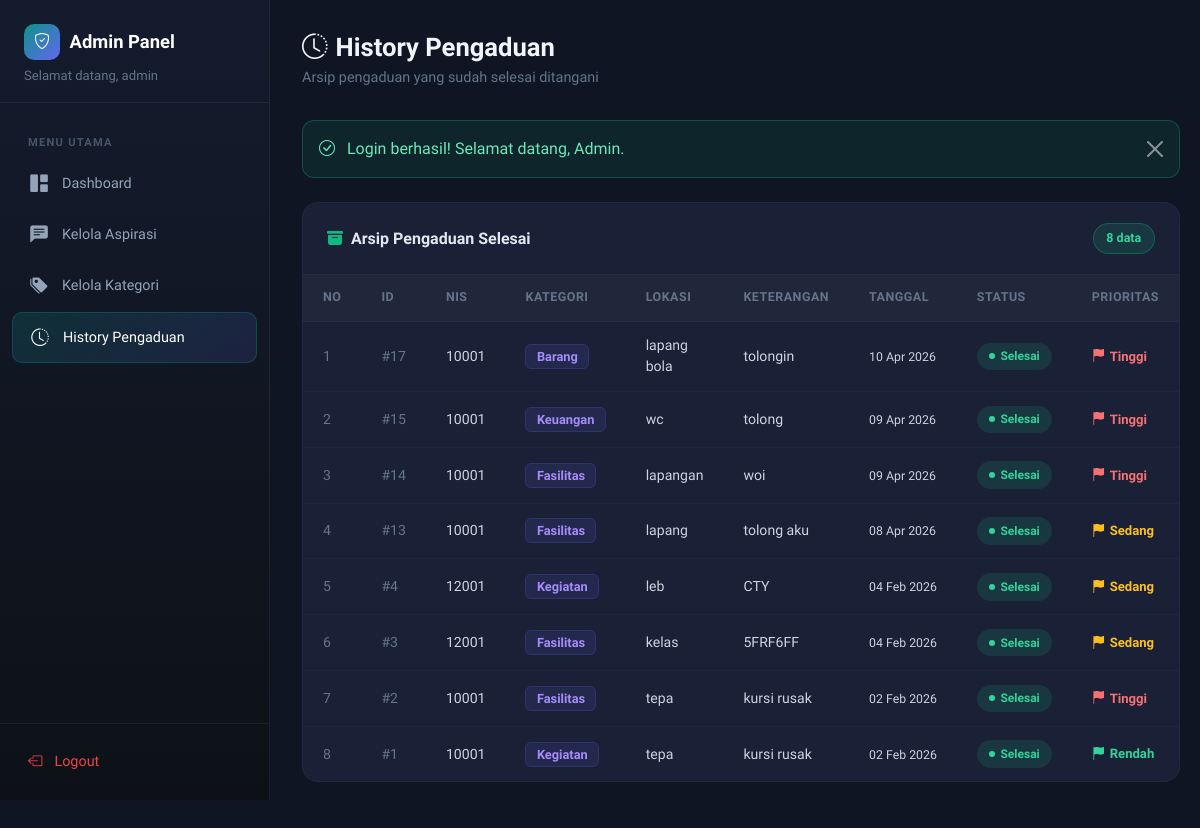
The page /?page=history (signed in) on the database as committed earlier.
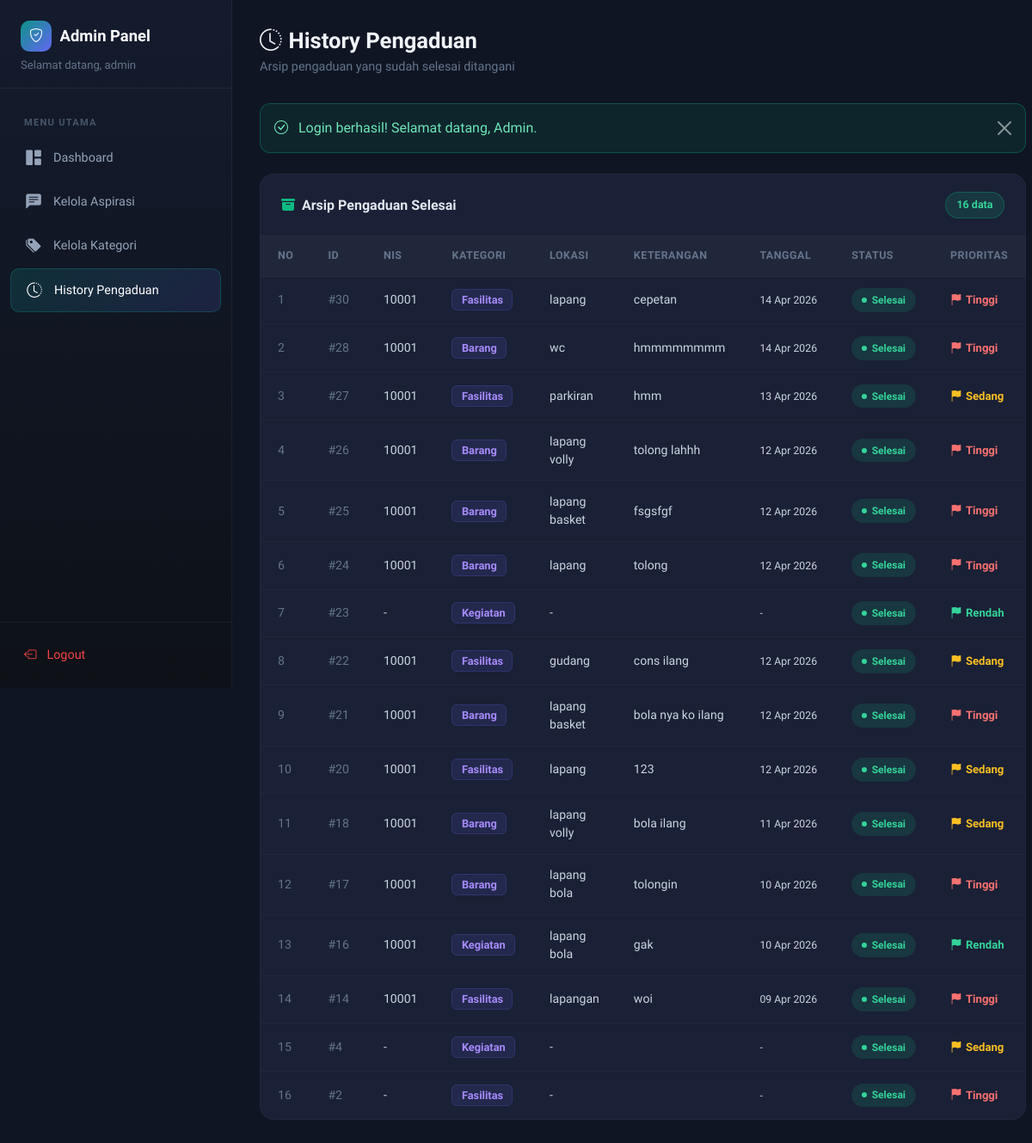
The same page on the database as committed later.
### tables this page shows
CREATE TABLE `aspirasi` (
  `id_aspirasi` int(11) NOT NULL,
  `status` enum('Menunggu','Proses','Selesai') NOT NULL,
  `prioritas` enum('Rendah','Sedang','Tinggi') DEFAULT 'Sedang',
  `id_kategori` int(11) DEFAULT NULL,
  `feedback` text DEFAULT NULL,
  `username_admin` varchar(30) DEFAULT NULL
);

CREATE TABLE `input_aspirasi` (
  `id_pelaporan` int(11) NOT NULL,
  `nis` int(11) DEFAULT NULL,
  `id_kategori` int(11) DEFAULT NULL,
  `lokasi` varchar(50) DEFAULT NULL,
  `ket` varchar(50) DEFAULT NULL,
  `tgl_lapor` datetime DEFAULT current_timestamp()
);

CREATE TABLE `kategori` (
  `id_kategori` int(11) NOT NULL,
  `ket_kategori` varchar(30) NOT NULL
);

### controllers/AdminController.php (called while the page is built, shortened)
<?php
require_once __DIR__ . '/Controller.php';
require_once __DIR__ . '/../models/Aspirasi.php';
class AdminController extends Controller {
    private $aspirasiModel;
    public function __construct() {
        $this->aspirasiModel = new Aspirasi();
    }
    public function history() {
        $pengaduan = $this->aspirasiModel->getByStatus('Selesai');
        $flash = $this->getFlash();
        $this->view('admin/history', [
            'pengaduan' => $pengaduan,
            'flash' => $flash
        ]);
    }
}

### config/Database.php (called while the page is built, shortened)
<?php
class Database {
    private static $instance = null;
    private $connection;
    private function __construct() {
        $this->host = DB_HOST;
        $this->dbname = DB_NAME;
        $this->username = DB_USER;
        $this->password = DB_PASS;
        try {
            $dsn = "mysql:host={$this->host};dbname={$this->dbname};charset=utf8mb4";
            $options = [
                PDO::ATTR_ERRMODE => PDO::ERRMODE_EXCEPTION,
                PDO::ATTR_DEFAULT_FETCH_MODE => PDO::FETCH_ASSOC,
                PDO::ATTR_EMULATE_PREPARES => false,
            ];
            $this->connection = new PDO($dsn, $this->username, $this->password, $options);
        } catch (PDOException $e) {
            die("Koneksi database gagal: " . $e->getMessage());
        }
    }
    public static function getInstance() {
        if (self::$instance === null) {
            self::$instance = new self();
        }
        return self::$instance;
    }
    public function getConnection() {
        return $this->connection;
    }
}

### models/Model.php (called while the page is built, shortened)
<?php
require_once __DIR__ . '/../config/Database.php';
abstract class Model {
    public function __construct() {
        $this->db = Database::getInstance()->getConnection();
    }
}

### models/Aspirasi.php (called while the page is built, shortened)
<?php
require_once __DIR__ . '/Model.php';
class Aspirasi extends Model {
    protected $table = 'aspirasi';
    public function getByStatus($status) {
        $sql = "SELECT a.*, k.ket_kategori, i.nis, i.lokasi, i.ket, i.tgl_lapor
                FROM {$this->table} a
                LEFT JOIN kategori k ON a.id_kategori = k.id_kategori
                LEFT JOIN input_aspirasi i ON a.id_aspirasi = i.id_pelaporan
                WHERE a.status = ?
                ORDER BY a.id_aspirasi DESC";
        $stmt = $this->db->prepare($sql);
        $stmt->execute([$status]);
        return $stmt->fetchAll();
    }
}

### views/admin/history.php (the view, shortened to what the changed rows need)
<?php
require_once __DIR__ . '/../layouts/header.php';
?>
<div class="admin-wrapper">
    <aside class="admin-sidebar">
        <div class="sidebar-brand">
            <h5>
                <span class="brand-icon"><i class="bi bi-shield-check"></i></span>
                Admin Panel
            </h5>
            <small>Selamat datang, <?= $_SESSION['admin_username'] ?></small>
        </div>
        <nav class="sidebar-nav">
            <div class="nav-label">Menu Utama</div>
            <div class="nav-item">
                <a class="nav-link" href="<?= BASE_URL ?>?page=dashboard">
                    <i class="bi bi-grid-1x2-fill"></i>Dashboard
                </a>
            </div>
            <div class="nav-item">
                <a class="nav-link" href="<?= BASE_URL ?>?page=aspirasi">
                    <i class="bi bi-chat-left-text-fill"></i>Kelola Aspirasi
                </a>
            </div>
            <div class="nav-item">
                <a class="nav-link" href="<?= BASE_URL ?>?page=kategori">
                    <i class="bi bi-tags-fill"></i>Kelola Kategori
                </a>
            </div>
            <div class="nav-item">
                <a class="nav-link active" href="<?= BASE_URL ?>?page=history">
                    <i class="bi bi-clock-history"></i>History Pengaduan
                </a>
            </div>
        </nav>
        <div class="sidebar-footer">
            <a class="nav-link" href="<?= BASE_URL ?>?action=logout-admin" style="display:flex;align-items:center;gap:0.75rem;color:#ef4444;text-decoration:none;padding:0.7rem 1rem;border-radius:10px;font-size:0.9rem;">
                <i class="bi bi-box-arrow-left"></i>Logout
            </a>
        </div>
    </aside>
    <main class="admin-main">
        <div class="page-header">
            <div>
                <h2><i class="bi bi-clock-history me-2"></i>History Pengaduan</h2>
                <p>Arsip pengaduan yang sudah selesai ditangani</p>
            </div>
        </div>
        <?php if ($flash): ?>
            <div class="alert alert-dark-custom <?= $flash['type'] === 'error' ? 'alert-danger' : '' ?> alert-dismissible fade show" role="alert">
                <i class="bi bi-<?= $flash['type'] === 'error' ? 'exclamation-triangle' : 'check-circle' ?> me-2"></i>
                <?= $flash['message'] ?>
                <button type="button" class="btn-close" data-bs-dismiss="alert" aria-label="Close" style="filter:invert(1);opacity:0.5;"></button>
            </div>
        <?php endif; ?>
        <div class="content-card">
            <div class="content-card-header">
                <h5><i class="bi bi-archive-fill me-2" style="color:#10b981;"></i>Arsip Pengaduan Selesai</h5>
                <span class="badge-count"><?= count($pengaduan) ?> data</span>
            </div>
            <?php if (empty($pengaduan)): ?>
                <div class="empty-state">
                    <i class="bi bi-inbox"></i>
                    <p>Belum ada pengaduan yang selesai</p>
                </div>
            <?php else: ?>
                <div style="overflow-x: auto;">
                    <table class="dark-table">
                        <thead>
                            <tr>
                                <th>No</th>
                                <th>ID</th>
                                <th>NIS</th>
                                <th>Kategori</th>
                                <th>Lokasi</th>
                                <th>Keterangan</th>
                                <th>Tanggal</th>
                                <th>Status</th>
                                <th>Prioritas</th>
                            </tr>
                        </thead>
                        <tbody>
                            <?php $no = 1; foreach ($pengaduan as $item): ?>
                                <tr>
                                    <td style="color:#64748b;"><?= $no++ ?></td>
                                    <td style="color:#64748b;">#<?= $item['id_aspirasi'] ?></td>
                                    <td><?= htmlspecialchars($item['nis'] ?? '-') ?></td>
                                    <td>
                                        <span class="kategori-tag">
                                            <?= htmlspecialchars($item['ket_kategori'] ?? '-') ?>
                                        </span>
                                    </td>
                                    <td><?= htmlspecialchars($item['lokasi'] ?? '-') ?></td>
                                    <td>
                                        <?= htmlspecialchars(substr($item['ket'] ?? '', 0, 40)) ?>
                                    </td>
                                    <td style="white-space:nowrap;">
                                        <small><?= isset($item['tgl_lapor']) ? date('d M Y', strtotime($item['tgl_lapor'])) : '-' ?></small>
                                    </td>
                                    <td>
                                        <span class="status-badge status-selesai">Selesai</span>
                                    </td>
                                    <td>
                                        <span class="priority-badge priority-<?= strtolower($item['prioritas']) ?>">
                                            <i class="bi bi-flag-fill"></i><?= $item['prioritas'] ?>
                                        </span>
                                    </td>
                                </tr>
                            <?php endforeach; ?>
                        </tbody>
                    </table>
                </div>
            <?php endif; ?>
        </div>
    </main>
</div>
<?php require_once __DIR__ . '/../layouts/footer.php'; ?>

Rows that differ between the two databases and show on the page:
removed aspirasi: id_aspirasi "15", input_aspirasi.nis "10001", id_kategori.ket_kategori "Keuangan", input_aspirasi.lokasi "wc", input_aspirasi.ket "tolong", input_aspirasi.tgl_lapor "09 Apr 2026", prioritas "Tinggi"
removed aspirasi: id_aspirasi "13", input_aspirasi.nis "10001", id_kategori.ket_kategori "Fasilitas", input_aspirasi.lokasi "lapang", input_aspirasi.ket "tolong aku", input_aspirasi.tgl_lapor "08 Apr 2026", prioritas "Sedang"
removed aspirasi: id_aspirasi "3", input_aspirasi.nis "12001", id_kategori.ket_kategori "Fasilitas", input_aspirasi.lokasi "kelas", input_aspirasi.ket "5FRF6FF", input_aspirasi.tgl_lapor "04 Feb 2026", prioritas "Sedang"
removed aspirasi: id_aspirasi "1", input_aspirasi.nis "10001", id_kategori.ket_kategori "Kegiatan", input_aspirasi.lokasi "tepa", input_aspirasi.ket "kursi rusak", input_aspirasi.tgl_lapor "02 Feb 2026", prioritas "Rendah"
added aspirasi: id_aspirasi "30", input_aspirasi.nis "10001", id_kategori.ket_kategori "Fasilitas", input_aspirasi.lokasi "lapang", input_aspirasi.ket "cepetan", input_aspirasi.tgl_lapor "14 Apr 2026", prioritas "Tinggi"
added aspirasi: id_aspirasi "28", input_aspirasi.nis "10001", id_kategori.ket_kategori "Barang", input_aspirasi.lokasi "wc", input_aspirasi.ket "hmmmmmmmm", input_aspirasi.tgl_lapor "14 Apr 2026", prioritas "Tinggi"
added aspirasi: id_aspirasi "27", input_aspirasi.nis "10001", id_kategori.ket_kategori "Fasilitas", input_aspirasi.lokasi "parkiran", input_aspirasi.ket "hmm", input_aspirasi.tgl_lapor "13 Apr 2026", prioritas "Sedang"
added aspirasi: id_aspirasi "26", input_aspirasi.nis "10001", id_kategori.ket_kategori "Barang", input_aspirasi.lokasi "lapang volly", input_aspirasi.ket "tolong lahhh", input_aspirasi.tgl_lapor "12 Apr 2026", prioritas "Tinggi"
added aspirasi: id_aspirasi "25", input_aspirasi.nis "10001", id_kategori.ket_kategori "Barang", input_aspirasi.lokasi "lapang basket", input_aspirasi.ket "fsgsfgf", input_aspirasi.tgl_lapor "12 Apr 2026", prioritas "Tinggi"
added aspirasi: id_aspirasi "24", input_aspirasi.nis "10001", id_kategori.ket_kategori "Barang", input_aspirasi.lokasi "lapang", input_aspirasi.ket "tolong", input_aspirasi.tgl_lapor "12 Apr 2026", prioritas "Tinggi"
added aspirasi: id_aspirasi "23", nis "-", id_kategori.ket_kategori "Kegiatan", lokasi "-", prioritas "Rendah"
added aspirasi: id_aspirasi "22", input_aspirasi.nis "10001", id_kategori.ket_kategori "Fasilitas", input_aspirasi.lokasi "gudang", input_aspirasi.ket "cons ilang", input_aspirasi.tgl_lapor "12 Apr 2026", prioritas "Sedang"
added aspirasi: id_aspirasi "21", input_aspirasi.nis "10001", id_kategori.ket_kategori "Barang", input_aspirasi.lokasi "lapang basket", input_aspirasi.ket "bola nya ko ilang", input_aspirasi.tgl_lapor "12 Apr 2026", prioritas "Tinggi"
added aspirasi: id_aspirasi "20", input_aspirasi.nis "10001", id_kategori.ket_kategori "Fasilitas", input_aspirasi.lokasi "lapang", input_aspirasi.ket "123", input_aspirasi.tgl_lapor "12 Apr 2026", prioritas "Sedang"
added aspirasi: id_aspirasi "18", input_aspirasi.nis "10001", id_kategori.ket_kategori "Barang", input_aspirasi.lokasi "lapang volly", input_aspirasi.ket "bola ilang", input_aspirasi.tgl_lapor "11 Apr 2026", prioritas "Sedang"
now on this page (row edited): aspirasi: id_aspirasi "16", input_aspirasi.nis "10001", id_kategori.ket_kategori "Kegiatan", input_aspirasi.lokasi "lapang bola", input_aspirasi.ket "gak", input_aspirasi.tgl_lapor "10 Apr 2026", prioritas "Rendah"
shown differently, row unchanged: aspirasi id 4: input_aspirasi.nis "12001" → "-"; input_aspirasi.lokasi "leb" → "-"; input_aspirasi.ket "CTY" → (not shown); input_aspirasi.tgl_lapor "04 Feb 2026" → (not shown); now shows "-"
shown differently, row unchanged: aspirasi id 2: input_aspirasi.nis "10001" → "-"; input_aspirasi.lokasi "tepa" → "-"; input_aspirasi.ket "kursi rusak" → (not shown); input_aspirasi.tgl_lapor "02 Feb 2026" → (not shown); now shows "-"
Other text that changed with them:
count($pengaduan): "8" → "16"
